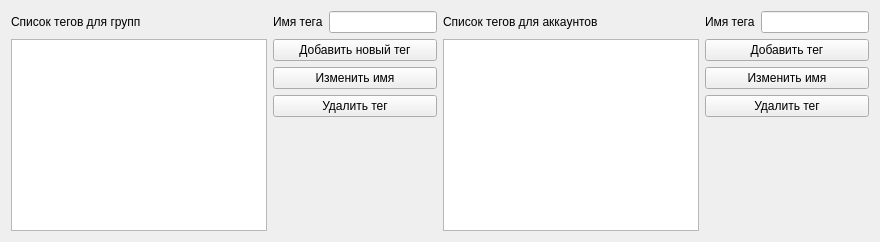
     <widget class="QWidget" name="tab_2">
      <attribute name="title">
       <string>Теги</string>
      </attribute>
      <layout class="QGridLayout" name="gridLayout_4">
       <item row="1" column="0" rowspan="4" colspan="2">
        <widget class="QTableView" name="tableView_4_taglistforgroup">
         <attribute name="horizontalHeaderStretchLastSection">
          <bool>true</bool>
         </attribute>
        </widget>
       </item>
       <item row="1" column="3" colspan="2">
        <widget class="QPushButton" name="pushButton_2_newtag">
         <property name="text">
          <string>Добавить новый тег</string>
         </property>
        </widget>
       </item>
       <item row="0" column="4">
        <widget class="QLineEdit" name="lineEdit_tagname"/>
       </item>
       <item row="0" column="0">
        <widget class="QLabel" name="label_14">
         <property name="text">
          <string>Список тегов для групп</string>
         </property>
        </widget>
       </item>
       <item row="0" column="8">
        <widget class="QLineEdit" name="lineEdit_nametagaccount"/>
       </item>
       <item row="1" column="7" colspan="2">
        <widget class="QPushButton" name="pushButton_newtagaccount">
         <property name="text">
          <string>Добавить тег</string>
         </property>
        </widget>
       </item>
       <item row="3" column="7" colspan="2">
        <widget class="QPushButton" name="pushButton_deltagaccount">
         <property name="text">
          <string>Удалить тег</string>
         </property>
        </widget>
       </item>
       <item row="0" column="5">
        <widget class="QLabel" name="label_26">
         <property name="text">
          <string>Список тегов для аккаунтов</string>
         </property>
        </widget>
       </item>
       <item row="0" column="7">
        <widget class="QLabel" name="label_25">
         <property name="text">
          <string>Имя тега</string>
         </property>
        </widget>
       </item>
       <item row="0" column="3">
        <widget class="QLabel" name="label">
         <property name="text">
          <string>Имя тега</string>
         </property>
        </widget>
       </item>
       <item row="3" column="3" colspan="2">
        <widget class="QPushButton" name="pushButton_3_deltag">
         <property name="text">
          <string>Удалить тег</string>
         </property>
        </widget>
       </item>
       <item row="1" column="5" rowspan="4" colspan="2">
        <widget class="QTableView" name="tableView_5_taglistforaccount">
         <attribute name="horizontalHeaderStretchLastSection">
          <bool>true</bool>
         </attribute>
        </widget>
       </item>
       <item row="2" column="3" colspan="2">
        <widget class="QPushButton" name="pushButton_updatetaggroupname">
         <property name="text">
          <string>Изменить имя</string>
         </property>
        </widget>
       </item>
       <item row="2" column="7" colspan="2">
        <widget class="QPushButton" name="pushButton_updatetagaccountname">
         <property name="text">
          <string>Изменить имя</string>
         </property>
        </widget>
       </item>
      </layout>
     </widget>
